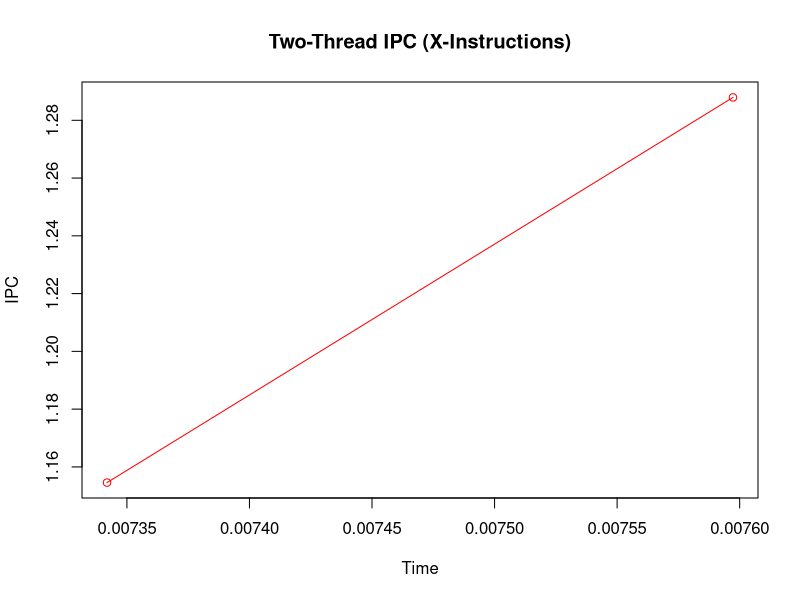
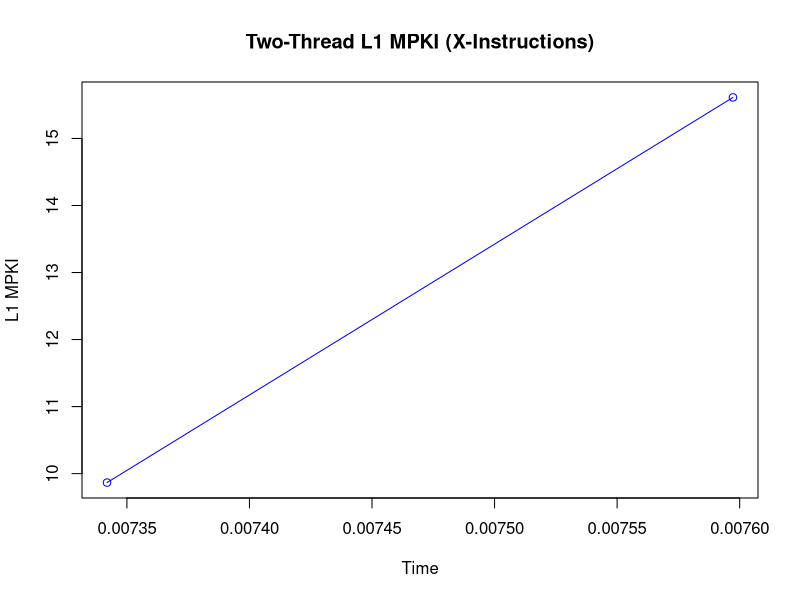
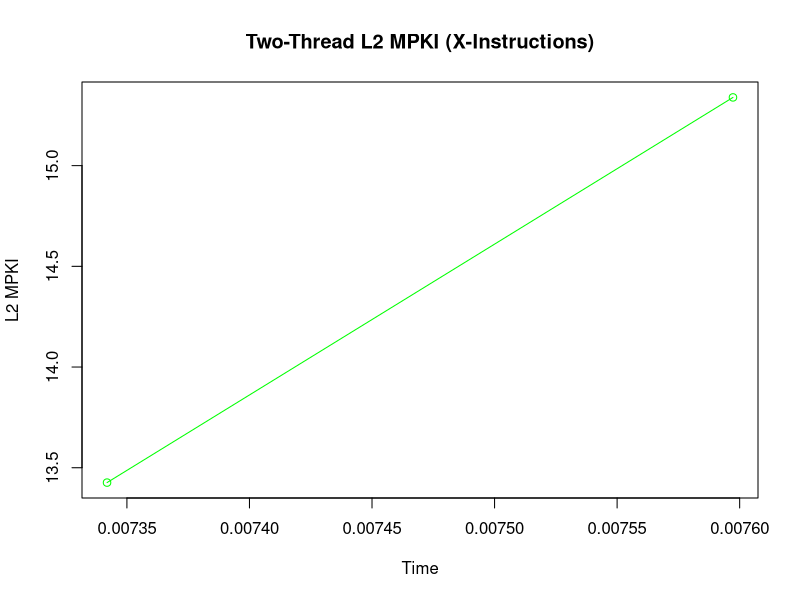
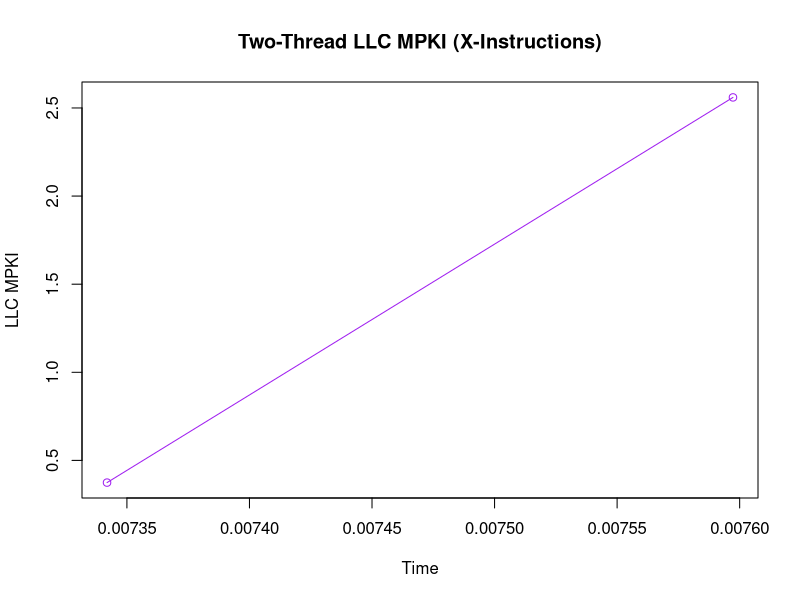
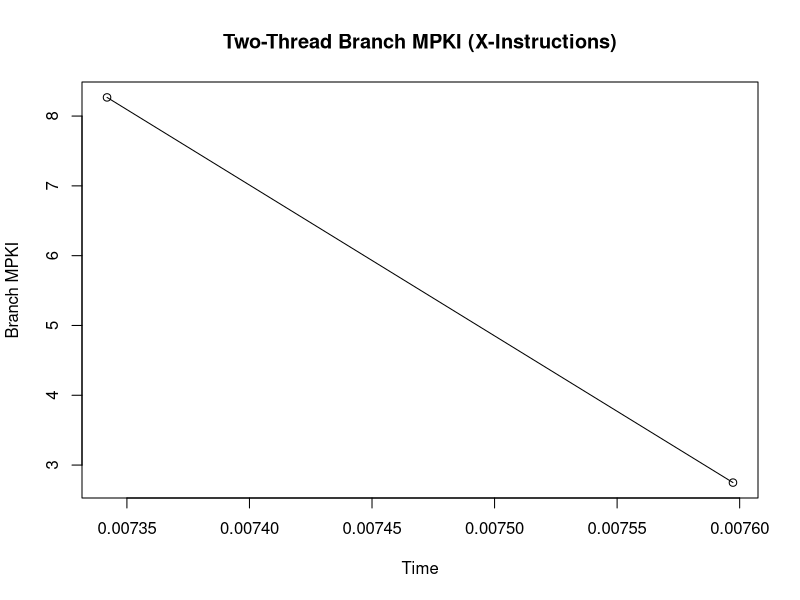

Recreate these plots in R, in order.
#-----------------------------------------------------------------------------------------------------------------
# Two Thread (X)
#-----------------------------------------------------------------------------------------------------------------

data <- read.csv("two_thread_saliency_run.csv")

data$Timestamp <- as.character(data$Timestamp)
data$Timestamp[which(data$Timestamp=="<not counted>")] <- "0"
data$Timestamp <- as.numeric(data$Timestamp)

data$instructions <- as.character(data$instructions)
data$instructions[which(data$instructions=="<not counted>")] <- "0"
data$instructions <- as.numeric(data$instructions)

data$cpu.cycles <- as.character(data$cpu.cycles)
data$cpu.cycles[which(data$cpu.cycles=="<not counted>")] <- "0"
data$cpu.cycles <- as.numeric(data$cpu.cycles)

data$L1.dcache.load.misses <- as.character(data$L1.dcache.load.misses)
data$L1.dcache.load.misses[which(data$L1.dcache.load.misses=="<not counted>")] <- "0"
data$L1.dcache.load.misses <- as.numeric(data$L1.dcache.load.misses)

data$l2_rqsts.miss <- as.character(data$l2_rqsts.miss)
data$l2_rqsts.miss[which(data$l2_rqsts.miss=="<not counted>")] <- "0"
data$l2_rqsts.miss <- as.numeric(data$l2_rqsts.miss)

data$LLC.load.misses <- as.character(data$LLC.load.misses)
data$LLC.load.misses[which(data$LLC.load.misses=="<not counted>")] <- "0"
data$LLC.load.misses <- as.numeric(data$LLC.load.misses)

data$branch.misses <- as.character(data$branch.misses)
data$branch.misses[which(data$branch.misses=="<not counted>")] <- "0"
data$branch.misses <- as.numeric(data$branch.misses)

#-----------------------------------------------------------------------------------------------------------------
# Two Thread IPC (X)
#-----------------------------------------------------------------------------------------------------------------

IPC = data$instructions/data$cpu.cycles
plot(IPC ~ data$Timestamp, type="o", col="red", main="Two-Thread IPC (X-Instructions)", xlab="Time", ylab="IPC")
#par(new = TRUE) #Plots the next graph on the same graph

#-----------------------------------------------------------------------------------------------------------------
# Two Thread L1 MPKI Plot (X)
#-----------------------------------------------------------------------------------------------------------------

L1MPKI = (data$L1.dcache.load.misses)/(data$instructions/1000)
plot(L1MPKI ~ data$Timestamp, type="o", col="blue", main="Two-Thread L1 MPKI (X-Instructions)", xlab="Time", ylab="L1 MPKI")

#-----------------------------------------------------------------------------------------------------------------
# Two Thread L2 MPKI Plot (X)
#-----------------------------------------------------------------------------------------------------------------

L2MPKI = (data$l2_rqsts.miss)/(data$instructions/1000)
plot(L2MPKI ~ data$Timestamp, type="o", col="green", main="Two-Thread L2 MPKI (X-Instructions)", xlab="Time", ylab="L2 MPKI")

#-----------------------------------------------------------------------------------------------------------------
# Two Thread LLC MPKI Plot (X)
#-----------------------------------------------------------------------------------------------------------------

LLCMPKI = (data$LLC.load.misses)/(data$instructions/1000)
plot(LLCMPKI ~ data$Timestamp, type="o", col="purple", main="Two-Thread LLC MPKI (X-Instructions)", xlab="Time", ylab="LLC MPKI")

#-----------------------------------------------------------------------------------------------------------------
# Two Thread Branch MPKI Plot (X)
#-----------------------------------------------------------------------------------------------------------------

BranchMPKI= (data$branch.misses)/(data$instructions/1000)
plot(BranchMPKI ~ data$Timestamp, type="o", col="black", main="Two-Thread Branch MPKI (X-Instructions)", xlab="Time", ylab="Branch MPKI")

